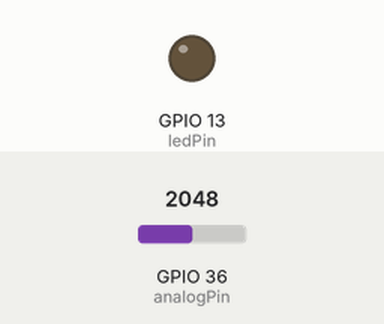
The sketch below on a simulated ESP32. Shown: output pins drawn as LEDs (lit = HIGH). Inputs (shaded band) come from the test bench; at power-on: GPIO 36 (analogPin) = 2048. No radio packets arrive unless stated; what the sketch prints to the serial monitor is not drawn.

Above: at 6.3 s.
6.4 s: GPIO 36 (analogPin) set to 2129
7.9 s: GPIO 36 (analogPin) set to 2222
At 8.5 s:
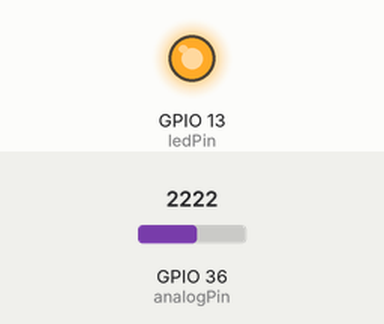
Timing chart, 0 to 10.9 s (numbered marks = the images above; inputs shaded):
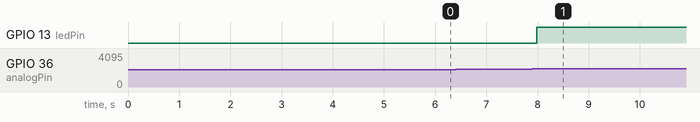

The sketch:

head_test_code.ino
```cpp
#include <SPI.h>
#include <nRF24L01.h>
#include <RF24.h>

// UART with ESP8266
#define ESP Serial

// Sensor pins
const int analogPin = A0;
const int ledPin = 13;
const int calibrationTime = 5000;
const int sampleCount = 20;

// nRF24L01 setup
RF24 radio(2, 3); // CE, CSN
const byte addresses[][6] = {"1Node", "2Node"};

// Variables
float detectionThresholdMax = 1.0;
float detectionThresholdMin = 1.0;
float ambientNoiseLevel = 0;
bool powerCutDetected = false;
unsigned long lastTransmissionTime = 0;
const unsigned long transmissionInterval = 2000;
bool headConnected = false;
unsigned long connectionCheckTime = 0;
const unsigned long connectionCheckInterval = 3000;

void setup() {
  Serial.begin(9600);   // Debug
  ESP.begin(115200);    // Communication with ESP8266
  pinMode(ledPin, OUTPUT);

  if (!radio.begin()) {
    Serial.println("NRF24 not responding!");
    while (1);
  }

  radio.openWritingPipe(addresses[0]); // Head sends to nodes
  radio.openReadingPipe(1, addresses[1]); // Head listens from nodes
  radio.setPALevel(RF24_PA_LOW);
  radio.setRetries(3, 5);
  radio.startListening();

  Serial.println("=== Head Node Started ===");

  // Calibrate head sensor
  calibrateSensor();
}

void loop() {
  float currentVoltage = readAverageVoltage(analogPin, sampleCount);
  bool liveWireDetected = (currentVoltage > detectionThresholdMax || currentVoltage < detectionThresholdMin);
  digitalWrite(ledPin, liveWireDetected ? HIGH : LOW);

  // Check head's own fault
  bool currentPowerCut = liveWireDetected;
  if (currentPowerCut != powerCutDetected || (currentPowerCut && millis() - lastTransmissionTime > transmissionInterval)) {
    powerCutDetected = currentPowerCut;
    lastTransmissionTime = millis();

    if (powerCutDetected) {
      Serial.println("⚠️ Head detected POWER CUT");
      forwardToServer("HEAD", "POWER_CUT", currentVoltage);
    } else {
      Serial.println("✅ Head POWER RESTORED");
      forwardToServer("HEAD", "NORMAL", currentVoltage);
    }
  }

  // Listen for messages from nodes
  if (radio.available()) {
    char text[32] = "";
    radio.read(&text, sizeof(text));
    String message = String(text);
    Serial.print("📩 From Node: ");
    Serial.println(message);

    // Example node sends: "NODE1:POWER_CUT"
    int sep = message.indexOf(':');
    if (sep > 0) {
      String device = message.substring(0, sep);
      String status = message.substring(sep + 1);
      forwardToServer(device, status, currentVoltage);
    }
  }

  delay(100);
}

// ========== Helper Functions ==========

void calibrateSensor() {
  Serial.println("Calibrating HEAD sensor...");
  for (int i = 5; i > 0; i--) {
    Serial.print(i); Serial.print("...");
    delay(1000);
  }
  Serial.println();

  ambientNoiseLevel = readAverageVoltage(analogPin, 125);
  detectionThresholdMax = ambientNoiseLevel + 0.7;
  detectionThresholdMin = ambientNoiseLevel - 0.7;

  Serial.print("Ambient: ");
  Serial.print(ambientNoiseLevel, 3);
  Serial.print("V | Threshold: [");
  Serial.print(detectionThresholdMin, 3);
  Serial.print(" - ");
  Serial.print(detectionThresholdMax, 3);
  Serial.println("]");
}

float readAverageVoltage(int pin, int samples) {
  long sum = 0;
  for (int i = 0; i < samples; i++) {
    sum += analogRead(pin);
    delay(1);
  }
  return (float)sum / samples * (5.0 / 1023.0);
}

// Send fault info to ESP8266 → which forwards to FastAPI
void forwardToServer(String device, String status, float voltage) {
  String payload = "{\"device\":\"" + device + "\",\"status\":\"" + status + "\",\"voltage\":" + String(voltage, 2) + "}";
  ESP.println(payload);
  Serial.print("➡️ Sent to ESP: ");
  Serial.println(payload);
}
```

Measured:
- the behaviour switches between 2191 and 2192 on GPIO 36 (analogPin) (found by bisection; images 0 and 1)
- after the input at 6.4 s, every drawn part: stays the same
- after the input at 7.9 s, GPIO 13 (ledPin): LOW → HIGH after 0.08 s
